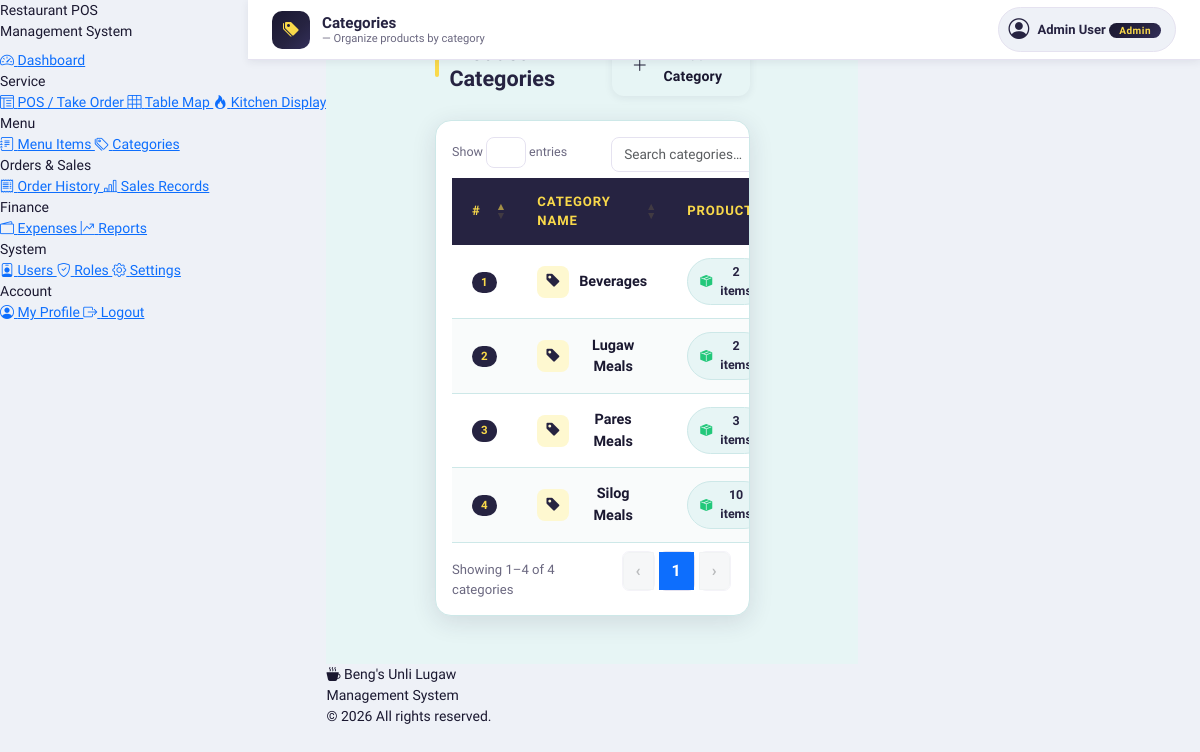
Screenshot of /frontend/category.php (signed in) with the database file from the repository.
### tables this page shows
CREATE TABLE `category` (
  `categoryID` int(11) NOT NULL,
  `categoryName` varchar(80) NOT NULL
);

### frontend/category.php (the view, shortened to what this page needs)
<?php
require_once '../backend/database.php';
?>
<?php include 'header.php'; ?>
<?php include 'nav.php'; ?>
<?php
include 'topbar.php';
?>
<div class="page-body">
    <div class="row justify-content-center">
        <div class="col-xl-8 col-lg-9 col-md-11">
            <div class="section-header">
                <h5 class="section-title">Product Categories</h5>
                <?php if($_SESSION['roleName'] === 'Admin'): ?>
                <button class="btn-add" data-bs-toggle="modal" data-bs-target="#addCatModal">
                    <i class="bi bi-plus-lg"></i> Add Category
                </button>
                <?php endif; ?>
            </div>
            <div class="cat-card">
                <div class="p-3">
                    <table id="catTable" class="cat-table">
                        <thead>
                            <tr>
                                <th style="width:70px;">#</th>
                                <th style="text-align:left;">Category Name</th>
                                <th style="width:130px;">Products</th>
                            </tr>
                        </thead>
                        <tbody>
                        <?php
                        $cats = $conn->query("SELECT c.*, COUNT(p.productID) AS prodCount FROM category c LEFT JOIN product p ON c.categoryID=p.categoryID AND p.status='Active' GROUP BY c.categoryID ORDER BY c.categoryName ASC");
                        while($r = $cats->fetch_assoc()):
                        ?>
                        <tr>
                            <td><span class="id-badge"><?php echo $r['categoryID']; ?></span></td>
                            <td>
                                <div style="display:flex;align-items:center;gap:10px;">
                                    <div class="cat-icon"><i class="bi bi-tag-fill"></i></div>
                                    <span style="font-weight:600;color:var(--t-main);"><?php echo htmlspecialchars($r['categoryName']); ?></span>
                                </div>
                            </td>
                            <td>
                                <span class="count-badge">
                                    <i class="bi bi-box-seam-fill"></i>
                                    <?php echo $r['prodCount']; ?> item<?php echo $r['prodCount'] != 1 ? 's' : ''; ?>
                                </span>
                            </td>
                        </tr>
                        <?php endwhile; ?>
                        </tbody>
                    </table>
                </div>
            </div>
        </div>
    </div>
</div>
<?php include 'footer.php'; ?>
</body></html>

### frontend/assets/smpos.css (style rules this page uses)
:root { --c-gold: #F9D94A; --c-gold-dark: #E8C832; --c-gold-dim: #f0c830; --c-gold-soft: #fef8d0; --c-gold-glow: rgba(249,217,74,0.35); --c-navy: #262341; --c-navy-deep: #1a1830; --c-navy-mid: #332f5a; --c-navy-light: #4a4778; --c-navy-10: rgba(38,35,65,0.08); --c-navy-20: rgba(38,35,65,0.15); --c-ice: #E7F5F5; --c-ice-dark: #cde8e8; --c-white: #ffffff; --c-success: #22c87a; --c-success-bg: #f0fdf4; --c-success-bdr: #c6f6d5; --c-danger: #e8435a; --c-danger-bg: #fff0f2; --c-danger-bdr: #fecdd3; --c-warning: #f59c2a; --c-warning-bg: #fffbeb; --c-warning-bdr: #fed7aa; --c-info: #3b82f6; --c-info-bg: #eff6ff; --c-info-bdr: #bfdbfe; --t-main: #1a1830; --t-mid: #4a4669; --t-muted: #6b6880; --t-light: #a09cb8; --s-bg: #EEF1F7; --s-card: #ffffff; --s-border: #e5e2f0; --s-border-dark: #cde8e8; --font-ui: 'Plus Jakarta Sans', system-ui, sans-serif; --font-mono: 'JetBrains Mono', 'Courier New', monospace; --r-xs: 6px; --r-sm: 8px; --r-md: 12px; --r-lg: 16px; --r-xl: 20px; --r-2xl: 28px; --sh-xs: 0 1px 4px rgba(38,35,65,0.06); --sh-sm: 0 2px 8px rgba(38,35,65,0.08); --sh-md: 0 6px 24px rgba(38,35,65,0.12); --sh-lg: 0 16px 48px rgba(38,35,65,0.16); --sh-gold: 0 4px 16px rgba(249,217,74,0.4); --g-navy: linear-gradient(135deg, #1a1830 0%, #262341 60%, #332f5a 100%); --g-gold: linear-gradient(135deg, #F9D94A 0%, #E8C832 100%); --g-teal: linear-gradient(135deg, #0EA5A0 0%, #0D8F8A 100%); --g-violet: linear-gradient(135deg, #6C63FF 0%, #4A43D9 100%); --g-danger: linear-gradient(135deg, #f43f5e 0%, #e11d48 100%); --g-success: linear-gradient(135deg, #10b981 0%, #059669 100%); --g-warning: linear-gradient(135deg, #f59e0b 0%, #d97706 100%); --sidebar-w: 248px; --topbar-h: 60px; --trans: all 0.2s cubic-bezier(0.4,0,0.2,1); }
*, *::before, *::after { box-sizing: border-box; }

### frontend/category.php (style rules this page uses)
.page-body { background: var(--c-ice); padding: 36px 24px 48px; }
.section-header { display: flex; align-items: center; justify-content: space-between; margin-bottom: 24px; }
.section-title { font-size: 1.35rem; font-weight: 800; color: var(--c-navy); margin: 0; display: flex; align-items: center; gap: 10px; }
.section-title::before { content: ''; display: inline-block; width: 5px; height: 22px; background: var(--c-gold); border-radius: 3px; }
.btn-add { display: inline-flex; align-items: center; gap: 8px; background: var(--charcoal); color: var(--orange); font-weight: 700; font-size: .88rem; padding: 9px 20px; border: none; border-radius: var(--r-md); box-shadow: var(--sh-sm); cursor: pointer; transition: background .18s, transform .15s, box-shadow .18s; letter-spacing: .01em; font-family: var(--font-ui); }
.btn-add i { font-size: 1rem; }
.cat-card { background: var(--s-card); border-radius: var(--r-lg); box-shadow: var(--sh-md); border: 1px solid var(--s-border-dark); overflow: hidden; }
.cat-table { width: 100%; border-collapse: separate; border-spacing: 0; font-size: .9rem; }
.cat-table thead tr { background: var(--c-navy); }
.cat-table thead th { color: var(--c-gold); font-weight: 700; padding: 14px 20px; text-align: center; font-size: .82rem; letter-spacing: .07em; text-transform: uppercase; border: none; }
.cat-table tbody tr { transition: background .15s; }
.cat-table tbody tr:nth-child(even) { background: #f9fbfb; }
.cat-table td { padding: 13px 20px; color: var(--t-main); border-bottom: 1px solid var(--s-border-dark); vertical-align: middle; text-align: center; }
.cat-icon { width: 32px; height: 32px; background: var(--c-gold-soft); border-radius: var(--r-sm); display: flex; align-items: center; justify-content: center; color: var(--c-navy); font-size: .95rem; flex-shrink: 0; }
.id-badge { display: inline-block; background: var(--c-navy); color: var(--c-gold); font-size: .72rem; font-weight: 700; padding: 2px 9px; border-radius: 99px; letter-spacing: .04em; }
.count-badge { display: inline-flex; align-items: center; gap: 5px; background: var(--c-ice); color: var(--c-navy); font-size: .78rem; font-weight: 700; padding: 4px 12px; border-radius: 99px; border: 1px solid var(--s-border-dark); }
.count-badge i { color: var(--c-success); font-size: .75rem; }

### rows the page displays
category: categoryID "1", categoryName "Beverages", prodCount "2"
category: categoryID "2", categoryName "Lugaw Meals", prodCount "2"
category: categoryID "3", categoryName "Pares Meals", prodCount "3"
category: categoryID "4", categoryName "Silog Meals", prodCount "10"

### other values shown
$topbarTitle "Categories"
$topbarSub "Organize products by category"
$_SESSION['userName'] "Admin User"
$_SESSION['roleName'] "Admin"
$storeName "Beng's Unli Lugaw"
